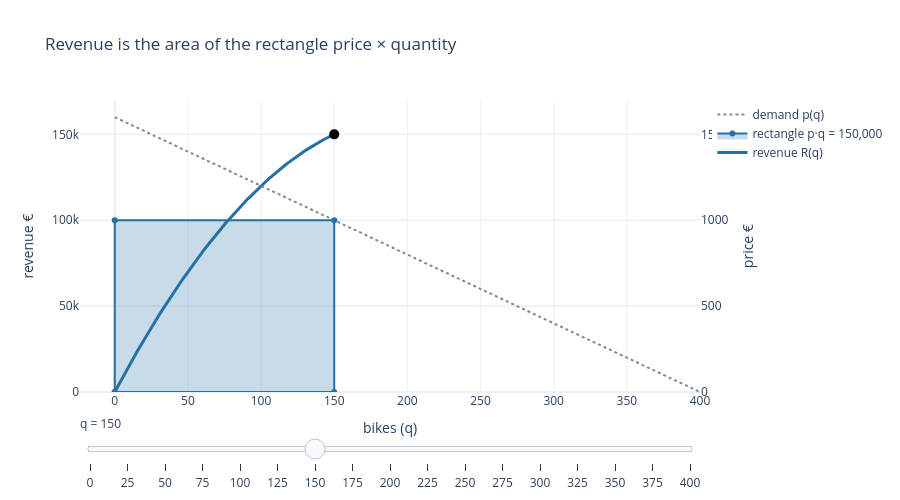

Notebook cell for this chart:
### Markdown cell above
## B. How many bikes? — quadratics

Price now responds to volume: $p(q) = 1600 - 4q$. Revenue is **price × quantity**, a rectangle whose sides pull in opposite directions:

$$R(q) = (1600 - 4q)\,q = 1600q - 4q^2$$

$$\pi(q) = R(q) - C(q) = -4q^2 + 1200q - 60{,}000$$

**Bet:** does selling more *always* bring more revenue?

### Code cell
qq = np.linspace(0, 400, 401)
R = (1600 - 4*qq) * qq
fig = go.Figure()
frames = []
for q0 in range(0, 401, 25):
    p0 = 1600 - 4*q0
    frames.append(go.Frame(name=str(q0), data=[
        go.Scatter(x=qq, y=1600 - 4*qq, name="demand p(q)", line=dict(color="#7f8c8d", dash="dot"), yaxis="y2"),
        go.Scatter(x=[0, q0, q0, 0, 0], y=[0, 0, p0, p0, 0], fill="toself", fillcolor="rgba(36,113,163,0.25)",
                   line=dict(color="#2471a3"), name=f"rectangle p·q = {p0*q0:,.0f}", yaxis="y2"),
        go.Scatter(x=qq[qq <= q0], y=R[qq <= q0], name="revenue R(q)", line=dict(color="#2471a3", width=3)),
        go.Scatter(x=[q0], y=[p0*q0], mode="markers", marker=dict(size=10, color="black"), showlegend=False)]))
fig.add_traces(frames[6].data); fig.frames = frames
fig.update_layout(
    title="Revenue is the area of the rectangle price × quantity",
    xaxis_title="bikes (q)", yaxis=dict(title="revenue €", range=[0, 170_000]),
    yaxis2=dict(title="price €", overlaying="y", side="right", range=[0, 1700]),
    sliders=[dict(active=6, currentvalue=dict(prefix="q = "),
                  steps=[dict(method="animate", label=f.name,
                              args=[[f.name], dict(mode="immediate", frame=dict(duration=0, redraw=True))]) for f in frames])],
    template="plotly_white", height=500)
fig.show()

### Figure 1 — Plotly figure (JSON) as saved in the notebook; plotly's stock layout.template omitted (floating-point values rounded to 4 significant figures; data arrays with more than 128 entries replaced by an {"elided": "..."} marker saying what was removed)
{"data": [{"line": {"color": "#7f8c8d", "dash": "dot"}, "name": "demand p(q)", "type": "scatter", "x": {"elided": "401 float values"}, "y": {"elided": "401 float values"}, "yaxis": "y2"}, {"fill": "toself", "fillcolor": "rgba(36,113,163,0.25)", "line": {"color": "#2471a3"}, "name": "rectangle p·q = 150,000", "type": "scatter", "x": [0, 150, 150, 0, 0], "y": [0, 0, 1000, 1000, 0], "yaxis": "y2"}, {"line": {"color": "#2471a3", "width": 3}, "name": "revenue R(q)", "type": "scatter", "x": {"elided": "151 float values"}, "y": {"elided": "151 float values"}}, {"marker": {"color": "black", "size": 10}, "mode": "markers", "showlegend": false, "type": "scatter", "x": [150], "y": [150000]}], "layout": {"height": 500, "sliders": [{"active": 6, "currentvalue": {"prefix": "q = "}, "steps": [{"args": [["0"], {"frame": {"duration": 0, "redraw": true}, "mode": "immediate"}], "label": "0", "method": "animate"}, {"args": [["25"], {"frame": {"duration": 0, "redraw": true}, "mode": "immediate"}], "label": "25", "method": "animate"}, {"args": [["50"], {"frame": {"duration": 0, "redraw": true}, "mode": "immediate"}], "label": "50", "method": "animate"}, {"args": [["75"], {"frame": {"duration": 0, "redraw": true}, "mode": "immediate"}], "label": "75", "method": "animate"}, {"args": [["100"], {"frame": {"duration": 0, "redraw": true}, "mode": "immediate"}], "label": "100", "method": "animate"}, {"args": [["125"], {"frame": {"duration": 0, "redraw": true}, "mode": "immediate"}], "label": "125", "method": "animate"}, {"args": [["150"], {"frame": {"duration": 0, "redraw": true}, "mode": "immediate"}], "label": "150", "method": "animate"}, {"args": [["175"], {"frame": {"duration": 0, "redraw": true}, "mode": "immediate"}], "label": "175", "method": "animate"}, {"args": [["200"], {"frame": {"duration": 0, "redraw": true}, "mode": "immediate"}], "label": "200", "method": "animate"}, {"args": [["225"], {"frame": {"duration": 0, "redraw": true}, "mode": "immediate"}], "label": "225", "method": "animate"}, {"args": [["250"], {"frame": {"duration": 0, "redraw": true}, "mode": "immediate"}], "label": "250", "method": "animate"}, {"args": [["275"], {"frame": {"duration": 0, "redraw": true}, "mode": "immediate"}], "label": "275", "method": "animate"}, {"args": [["300"], {"frame": {"duration": 0, "redraw": true}, "mode": "immediate"}], "label": "300", "method": "animate"}, {"args": [["325"], {"frame": {"duration": 0, "redraw": true}, "mode": "immediate"}], "label": "325", "method": "animate"}, {"args": [["350"], {"frame": {"duration": 0, "redraw": true}, "mode": "immediate"}], "label": "350", "method": "animate"}, {"args": [["375"], {"frame": {"duration": 0, "redraw": true}, "mode": "immediate"}], "label": "375", "method": "animate"}, {"args": [["400"], {"frame": {"duration": 0, "redraw": true}, "mode": "immediate"}], "label": "400", "method": "animate"}]}], "title": {"text": "Revenue is the area of the rectangle price × quantity"}, "xaxis": {"title": {"text": "bikes (q)"}}, "yaxis": {"range": [0, 170000], "title": {"text": "revenue €"}}, "yaxis2": {"overlaying": "y", "range": [0, 1700], "side": "right", "title": {"text": "price €"}}}}
